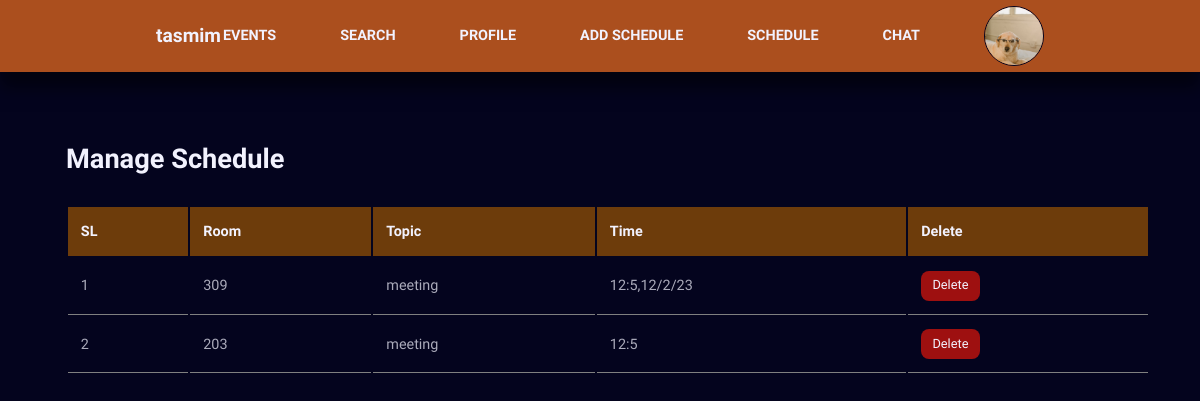
Page /schedule_dashboard.php (signed in) on the committed database.
### tables this page shows
CREATE TABLE `users` (
  `id` int(11) NOT NULL,
  `name` varchar(255) NOT NULL,
  `email` varchar(255) NOT NULL,
  `phone` bigint(255) NOT NULL,
  `password` varchar(255) NOT NULL,
  `user_type` varchar(255) NOT NULL,
  `photo` varchar(255) NOT NULL
);

CREATE TABLE `schedule` (
  `id` int(11) NOT NULL,
  `room` int(100) NOT NULL,
  `topic` varchar(255) NOT NULL,
  `time` varchar(255) NOT NULL
);

### schedule_dashboard.php (the view, shortened to what this page needs)
<?php
require 'header_one.php';
require 'db.php';
$select = "SELECT * FROM schedule";
$select_s = mysqli_query($db_connection,$select);
?>
<section class="dashboard" style="padding: 50px;">
        <main>
            <h2>Manage Schedule</h2>
            <table>
                <thead>
                    <tr>
                        <th>SL</th>
                        <th>Room</th>
                        <th>Topic</th>
                        <th>Time</th>
                        <th>Delete</th>
                    </tr>
                </thead>
                <tbody>
                    <?php foreach ($select_s as $key => $user) { ?>
                    <tr>
                        <td><?=$key+1?></td>
                        <td><?=$user['room']?></td>
                        <td><?=$user['topic']?></td>
                        <td><?=$user['time']?></td>
                        <td><a href="schedule_delete.php?id=<?=$user['id']?>" class="btn danger">Delete</a></td>
                    </tr>
                 <?php }?>
                </tbody>
            </table>
        </main>
</section>

### header_one.php (shortened to what this page needs)
<?php
require 'db.php';
$profile_id = $_SESSION['id'];
$select_loggedin_user = "SELECT * FROM users WHERE id=$profile_id";
$select_loggedin_user_result = mysqli_query($db_connection,$select_loggedin_user);
$select_loggedin_user_result_after_assoc = mysqli_fetch_assoc($select_loggedin_user_result);
?>
<!DOCTYPE html>
<html lang="en">
<head>
    <link rel="stylesheet" href="./style2.css">
    <link rel="stylesheet" href="https://unicons.iconscout.com/release/v4.0.0/css/line.css">
</head>
<body>
 <nav>
    <div class="container nav__container">
        <a href="index.html" class="nav__logo"><?=$select_loggedin_user_result_after_assoc['name']?></a>
        <ul class="nav__items">
            <li><a href="events.php"><b>EVENTS</b></a></li>
            <li><a href="user_search.php"><b>SEARCH</b></a></li>
            <li><a href="user_profile.php"><b>PROFILE</b></a></li>
            <li><a href="schedule_form.php"><b>ADD SCHEDULE</b></a></li>
            <li><a href="schedule_dashboard.php"><b>SCHEDULE</b></a></li>
            <li><a href="chat.php?id=<?=$profile_id?>"><b>CHAT</b></a></li>
            <li class="nav__profile">
                <div class="avater">
                <?php
                    if($select_loggedin_user_result_after_assoc['photo']==null){?>
                    <img src="./images/photo.jpg">
                    <?php }else{?>
                        <img width="60px" height="60px"  src="./uploads/profile_pic/<?=$select_loggedin_user_result_after_assoc['photo'] ?>" alt="">
                    <?php }?>
                </div>
            </li>
        </ul>
    </div>
</nav>

### style2.css (style rules this page uses)
:root { --color-primary:#ab4f1e; --color-primary-light:hsl(21, 79%, 19%); --color-red:rgb(158, 16, 16); --color-red-light:hsla(4, 78%, 49%, 0.433); --color-green:#00c476; --color-green-light:rgba(223, 123, 36, 0.15); --color-gray-900:#34282C; --color-gray-700:#6d3c0b; --color-gray-300:rgba(242,242,254,0.3); --color-gray-200:rgba(242,242,254,0.7); --color-white:#f2f2fe; --color-bg:#04041e; --border:#C19A6B; --danger:#f44d16; --transition:all 1000ms ease; --container-width-lg:74%; --container-width-md:88%; --form-width:40%; --card-border-radius-1:0.3rem; --card-border-radius-2:0.5rem; --card-border-radius-3:0.8rem; --card-border-radius-4:2rem; --card-border-radius-5:5rem; }
* { margin: 0; padding: 0; outline: 0; border: 0; appearance: 0; list-style: none; text-decoration: none; box-sizing: border-box; }
body { font-family: 'Montserrat Alternates', sans-serif; line-height: 1.6; color: var(--color-gray-200); overflow-x: hidden; background: var(--color-bg); font-size: 0.9rem; }
.container { width: var(--container-width-lg); max-width: 1800px; margin-inline: auto; }
section { margin-top: 3rem; width: 100vw; }
h1,h2,h3,h4,h5 { color: var(--color-white); line-height: 1.3; }
h2 { font-size: 1.7rem; margin: 1rem 0; }
a { color: var(--color-white); transition: var(--transition); }
img { display: block; width: 100%; object-fit: cover; }
nav { background: var(--color-primary); width: 100vw; height: 4.5rem; position: fixed; top: 0; z-index: 10; box-shadow: 0 1rem 1rem rgb(0, 0, 0,0.5); }
.nav__container { height: 100%; display: flex; align-items: center; justify-content: space-between; }
.avater { width:60px; aspect-ratio: 1/1; border-radius: 50%; overflow: hidden; border: 0.1rem solid var(--color-bg); }
.nav__logo { font-weight: 600; font-size: 1.2rem; }
.nav__items { display: flex; align-items: center; gap: 4rem; }
.nav__profile { position: relative; cursor: pointer; }
.btn { display: inline-block; width: fit-content;padding: 0.6rem 1.2rem; background: var(--color-primary); border-radius: var(--card-border-radius-2); cursor: pointer; transition: var(--transition); color: var(--color-white); }
.btn.danger { background: var(--color-red); padding: 0.3rem 0.7rem; font-size: 0.8rem; }
.dashboard { margin-top: 6rem; }
.dashboard main { margin-left: 1rem; }
.dashboard main h2 { margin: 0 0 2rem 0; line-height: 1; }
.dashboard main table { width: 100%; text-align: left; }
.dashboard main table th { background: var(--color-gray-700); padding: 0.8rem; color: var(--color-white); }
.dashboard main table td { padding: 0.8rem; border-bottom: 1px solid gray; }

### rows in the picture
users: name "tasmim", photo (picture)
schedule: room "309", topic "meeting", time "12:5,12/2/23"
schedule: room "203", topic "meeting", time "12:5"
